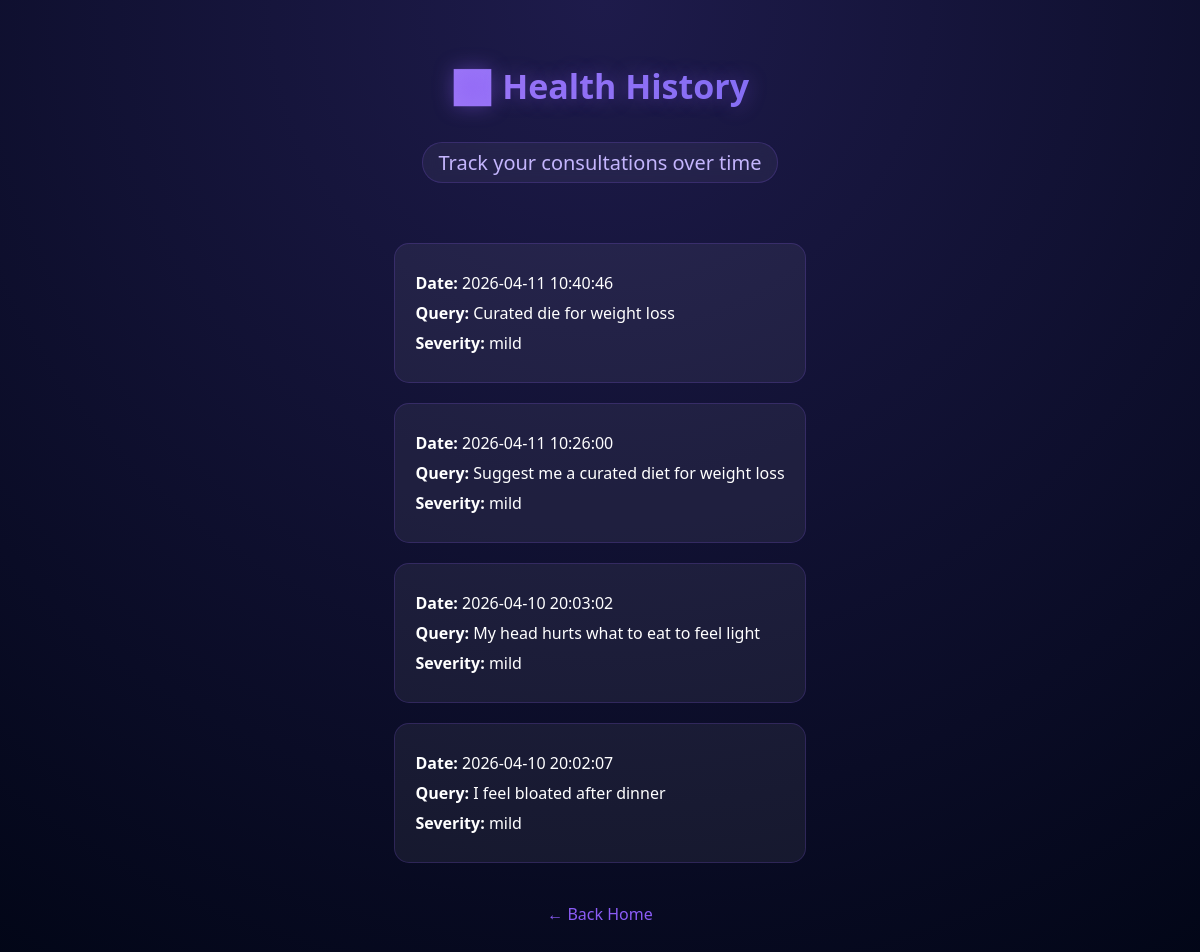
Page /history on the earlier database version.
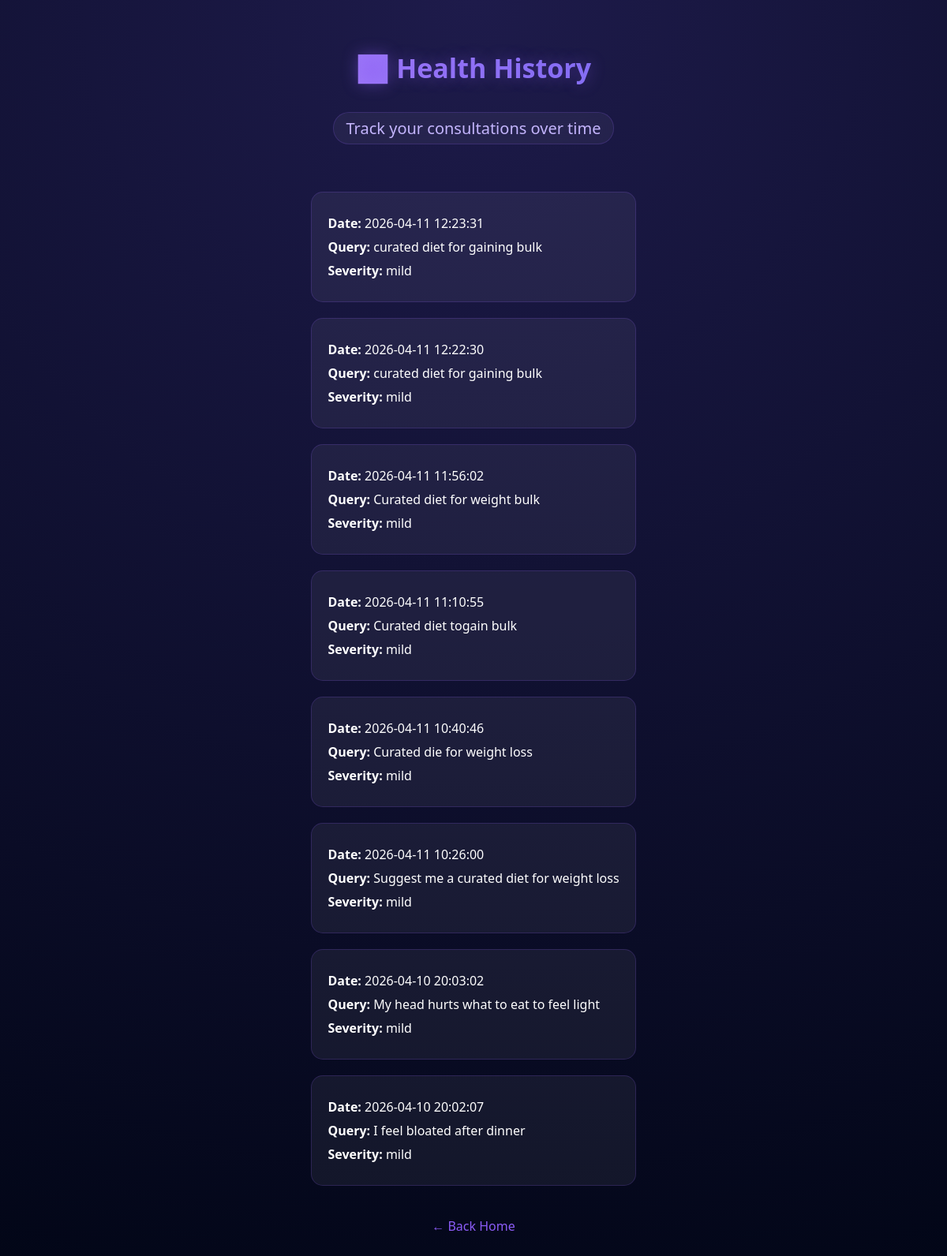
Same page on the later database version.
### tables this page shows
CREATE TABLE history (
        id INTEGER PRIMARY KEY AUTOINCREMENT,
        timestamp DATETIME DEFAULT CURRENT_TIMESTAMP,
        query TEXT,
        age TEXT,
        goal TEXT,
        activity TEXT,
        severity TEXT,
        response TEXT
    );

### app.py (the view)
@app.route("/history")
def history():
    conn = sqlite3.connect("healthibite.db")
    cursor = conn.cursor()
    cursor.execute("""
        SELECT id, timestamp, query, severity, response
        FROM history
        ORDER BY id DESC
    """)
    rows = cursor.fetchall()
    conn.close()
    return render_template("history.html", rows=rows)

### templates/history.html (shortened to what this page needs)
<!DOCTYPE html>
<html>
<head>
<link rel="stylesheet" href="{{ url_for('static', filename='style.css') }}">
</head>
<body>
<div class="main">
    <div class="header">
        <h1>📊 Health History</h1>
        <p class="subtitle">Track your consultations over time</p>
    </div>
    <div class="result-page">
        {% for row in rows %}
        <div class="result-card history-card" onclick="toggleDetails('detail{{ row[0] }}')">
            <p><strong>Date:</strong> {{ row[1] }}</p>
            <p><strong>Query:</strong> {{ row[2] }}</p>
            <p><strong>Severity:</strong> {{ row[3] }}</p>
        </div>
        {% endfor %}
        <div class="back-btn">
            <a href="/">← Back Home</a>
        </div>
    </div>
</div>
</body>
</html>

### static/style.css (style rules this page uses)
body { margin: 0; font-family: 'Segoe UI', sans-serif; background: radial-gradient(circle at top, #1e1b4b, #020617); color: white; overflow-x: hidden; }
.header { text-align: center; margin-top: 40px; }
h1 { font-size: 34px; font-weight: 700; background: linear-gradient(90deg, #c084fc, #6366f1); -webkit-background-clip: text; -webkit-text-fill-color: transparent; text-shadow: 0 0 20px rgba(139,92,246,0.4); }
.subtitle { margin-top: 10px; display: inline-block; padding: 6px 16px; border-radius: 20px; background: rgba(255,255,255,0.05); backdrop-filter: blur(8px); border: 1px solid rgba(139,92,246,0.2); color: #c4b5fd; font-size: 20px; }
.main { min-height: 100vh; display: flex; flex-direction: column; }
.result-page { max-width: 800px; margin: 40px auto; display: flex; flex-direction: column; gap: 20px; }
.result-card { background: rgba(255,255,255,0.06); padding: 20px; border-radius: 15px; border: 1px solid rgba(139,92,246,0.2); opacity: 0; transform: translateY(20px); animation: fadeUp 0.6s ease forwards; }
.result-card:nth-child(2) { animation-delay: 0.2s; }
.result-card:nth-child(3) { animation-delay: 0.4s; }
.back-btn { text-align: center; margin-top: 20px; }
.back-btn a { color: #8b5cf6; text-decoration: none; }
.history-card { cursor: pointer; transition: 0.3s ease; }
.history-card p { margin: 8px 0; }

Differences in the rows shown:
added history: timestamp "2026-04-11 12:23:31", query "curated diet for gaining bulk", severity "mild"
added history: timestamp "2026-04-11 12:22:30", query "curated diet for gaining bulk", severity "mild"
added history: timestamp "2026-04-11 11:56:02", query "Curated diet for weight bulk", severity "mild"
added history: timestamp "2026-04-11 11:10:55", query "Curated diet togain bulk", severity "mild"
